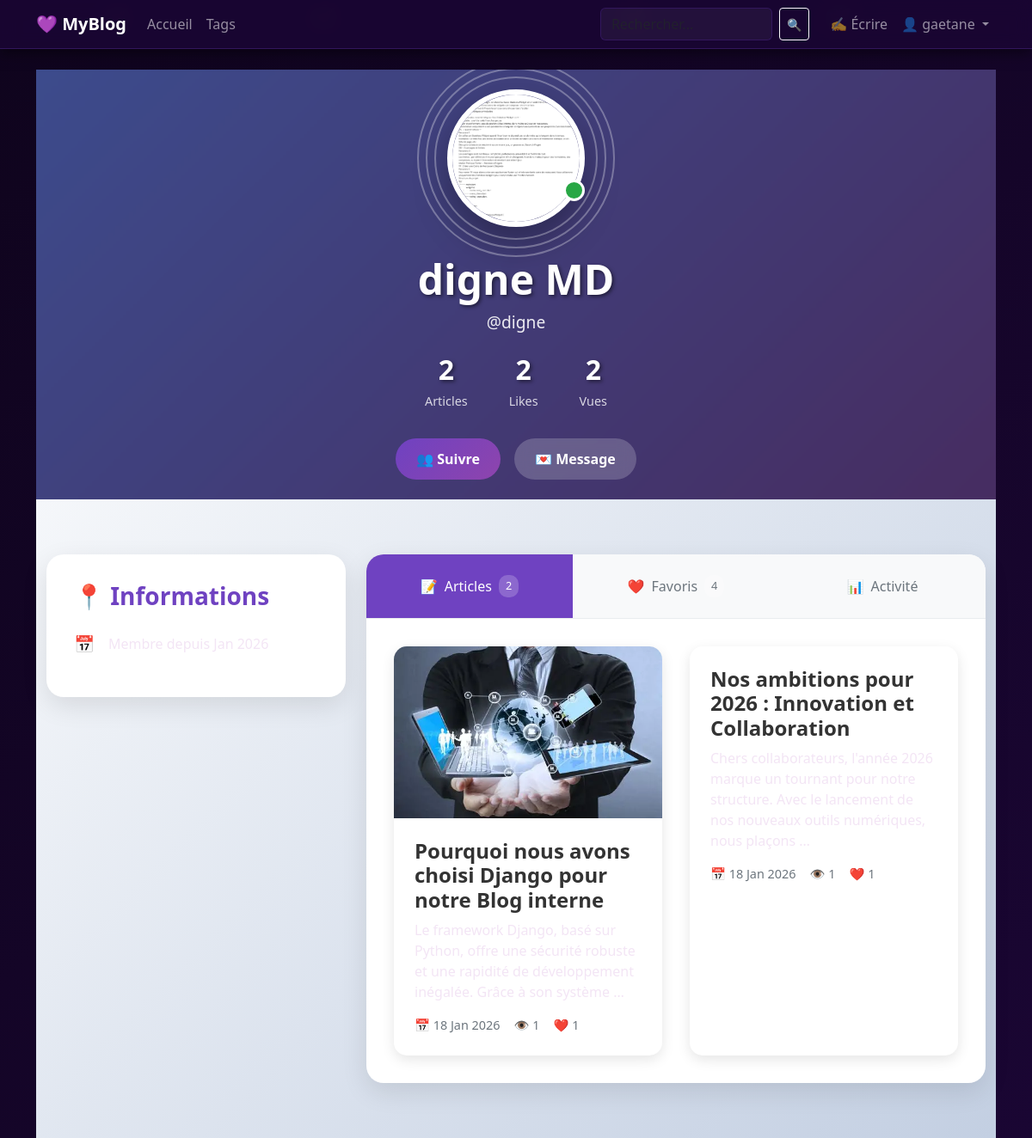
The page /profile/digne/ (signed in) on the database its author committed.
### blog/models.py (models this page shows, shortened)
class UserProfile(models.Model):
    user = models.OneToOneField(User, on_delete=models.CASCADE, related_name='profile')
    bio = models.TextField(max_length=500, blank=True)
    avatar = models.ImageField(upload_to='avatars/', blank=True, null=True)
    cover_image = models.ImageField(upload_to='covers/', blank=True, null=True)
    website = models.URLField(blank=True)
    location = models.CharField(max_length=100, blank=True)
    birth_date = models.DateField(null=True, blank=True)
    phone = models.CharField(max_length=20, blank=True)
    social_facebook = models.URLField(blank=True)
    social_twitter = models.URLField(blank=True)
    social_linkedin = models.URLField(blank=True)
    social_instagram = models.URLField(blank=True)
    is_verified = models.BooleanField(default=False)
    is_private = models.BooleanField(default=False)
    email_notifications = models.BooleanField(default=True)
    created_at = models.DateTimeField(auto_now_add=True)
    @property
    def full_name(self):
        return f"{self.user.first_name} {self.user.last_name}".strip() or self.user.username
    @property
    def article_count(self):
        return self.user.article_set.filter(status='published').count()
    @property
    def total_likes_received(self):
        return sum(article.total_likes for article in self.user.article_set.filter(status='published'))
    @property
    def total_views_received(self):
        return sum(article.views for article in self.user.article_set.filter(status='published'))

class Article(models.Model):
    title = models.CharField(max_length=200)
    content = models.TextField()
    image = models.ImageField(upload_to='blog_images/', blank=True, null=True)
    author = models.ForeignKey(User, on_delete=models.CASCADE)
    created_at = models.DateTimeField(auto_now_add=True)
    updated_at = models.DateTimeField(auto_now=True)
    likes = models.ManyToManyField(User, related_name='blog_posts', blank=True)
    tags = models.ManyToManyField(Tag, blank=True, related_name='articles')
    views = models.PositiveIntegerField(default=0)
    is_featured = models.BooleanField(default=False)
    status = models.CharField(max_length=10, choices=[
        ('draft', 'Brouillon'),
        ('published', 'Publié')
    ], default='published')
    @property
    def total_likes(self):
        return self.likes.count()
    class Meta:
        ordering = ['-created_at']

### blog/views.py (the view)
# urls.py: path('profile/<str:username>/', views.user_profile, name='user_profile'),
@login_required
def user_profile(request, username):
    user = get_object_or_404(User, username=username)
    profile, created = UserProfile.objects.get_or_create(user=user)
    user_articles = Article.objects.filter(author=user, status='published').order_by('-created_at')[:5]
    context = {
        'profile_user': user,
        'profile': profile,
        'user_articles': user_articles,
        'is_own_profile': request.user == user
    }
    return render(request, 'blog/user_profile.html', context)

### blog/templates/blog/user_profile.html (shortened to what this page needs)
{% extends 'base.html' %}
{% block content %}
<div class="profile-hero">
    <div class="hero-background">
        {% if profile.cover_image %}
            <img src="{{ profile.cover_image.url }}" class="hero-bg-image">
        {% else %}
            <div class="hero-gradient"></div>
        {% endif %}
        <div class="hero-overlay"></div>
    </div>
    <div class="avatar-section">
        <div class="avatar-container">
            {% if profile.avatar %}
                <img src="{{ profile.avatar.url }}" class="main-avatar">
            {% else %}
                <div class="main-avatar default-avatar">👤</div>
            {% endif %}
            <div class="avatar-ring ring-1"></div>
            <div class="avatar-ring ring-2"></div>
            <div class="avatar-ring ring-3"></div>
            <div class="status-badge online"></div>
        </div>
        <div class="profile-main-info">
            <h1 class="profile-name">{{ profile.full_name }}</h1>
            <p class="profile-username">@{{ profile_user.username }}</p>
            <div class="quick-stats">
                <div class="stat-item">
                    <span class="stat-number">{{ profile.article_count }}</span>
                    <span class="stat-label">Articles</span>
                </div>
                <div class="stat-item">
                    <span class="stat-number">{{ profile.total_likes_received }}</span>
                    <span class="stat-label">Likes</span>
                </div>
                <div class="stat-item">
                    <span class="stat-number">{{ profile.total_views_received }}</span>
                    <span class="stat-label">Vues</span>
                </div>
            </div>
            <div class="profile-actions">
                {% if is_own_profile %}
                    <a href="{% url 'edit_profile' %}" class="btn-primary">✏️ Modifier le profil</a>
                    <a href="{% url 'account_settings' %}" class="btn-secondary">⚙️ Paramètres</a>
                {% else %}
                    <button class="btn-primary">👥 Suivre</button>
                    <button class="btn-secondary">💌 Message</button>
                {% endif %}
            </div>
        </div>
    </div>
</div>
<div class="profile-content">
    <div class="container">
        <div class="row">
            <div class="col-lg-4">
                <div class="info-card">
                    <h3 class="card-title">📍 Informations</h3>
                    <div class="info-list">
                        <div class="info-item">
                            <span class="info-icon">📅</span>
                            <span class="info-text">Membre depuis {{ profile.created_at|date:"M Y" }}</span>
                        </div>
                    </div>
                </div>
            </div>
            <div class="col-lg-8">
                <div class="modern-tabs">
                    <div class="tab-nav">
                        <button class="tab-btn active" data-tab="articles">
                            <span class="tab-icon">📝</span>
                            <span class="tab-text">Articles</span>
                            <span class="tab-count">{{ user_articles.count }}</span>
                        </button>
                        <button class="tab-btn" data-tab="liked">
                            <span class="tab-icon">❤️</span>
                            <span class="tab-text">Favoris</span>
                            <span class="tab-count">{{ profile_user.blog_posts.count }}</span>
                        </button>
                        <button class="tab-btn" data-tab="activity">
                            <span class="tab-icon">📊</span>
                            <span class="tab-text">Activité</span>
                        </button>
                    </div>
                    <div class="tab-content">
                        <div class="tab-pane active" id="articles">
                            {% if user_articles %}
                                <div class="articles-grid">
                                    {% for article in user_articles %}
                                        <div class="article-card">
                                            {% if article.image %}
                                                <div class="article-image">
                                                    <img src="{{ article.image.url }}" alt="{{ article.title }}">
                                                </div>
                                            {% endif %}
                                            <div class="article-content">
                                                <h4 class="article-title">
                                                    <a href="{% url 'article_detail' article.pk %}">{{ article.title }}</a>
                                                </h4>
                                                <p class="article-excerpt">{{ article.content|truncatewords:20 }}</p>
                                                <div class="article-meta">
                                                    <span class="meta-item">📅 {{ article.created_at|date:"d M Y" }}</span>
                                                    <span class="meta-item">👁️ {{ article.views }}</span>
                                                    <span class="meta-item">❤️ {{ article.total_likes }}</span>
                                                </div>
                                            </div>
                                        </div>
                                    {% endfor %}
                                </div>
                            {% endif %}
                        </div>
                    </div>
                </div>
            </div>
        </div>
    </div>
</div>
{% endblock %}

### blog/templates/base.html (shortened to what this page needs)
<!DOCTYPE html>
<html lang="fr">
<head>
    <link href="https://cdn.jsdelivr.net/npm/bootstrap@5.3.0/dist/css/bootstrap.min.css" rel="stylesheet">
</head>
<body>
    <div class="butterfly-container">
        <div class="butterfly" style="left: 10%; animation-delay: 0s;">🦋</div>
        <div class="butterfly" style="left: 30%; animation-delay: 4s;">🦋</div>
        <div class="butterfly" style="left: 60%; animation-delay: 8s;">🦋</div>
        <div class="butterfly" style="left: 80%; animation-delay: 2s;">🦋</div>
    </div>
    <nav class="navbar navbar-expand-lg navbar-dark mb-4">
        <div class="container">
            <a class="navbar-brand fw-bold" href="{% url 'article_list' %}">💜 MyBlog</a>
            <div class="collapse navbar-collapse" id="navbarNav">
                <ul class="navbar-nav me-auto">
                    <li class="nav-item"><a class="nav-link" href="{% url 'article_list' %}">Accueil</a></li>
                    <li class="nav-item"><a class="nav-link" href="{% url 'tag_list' %}">Tags</a></li>
                </ul>
                <form class="d-flex me-3" method="get" action="{% url 'search_articles' %}">
                    <input class="form-control me-2" type="search" name="q" placeholder="Rechercher..." aria-label="Search" style="width: 200px;">
                    <button class="btn btn-outline-light btn-sm" type="submit">🔍</button>
                </form>
                <ul class="navbar-nav">
                    {% if user.is_authenticated %}
                        <li class="nav-item"><a class="nav-link" href="{% url 'article_create' %}">✍️ Écrire</a></li>
                        <li class="nav-item dropdown">
                            <a class="nav-link dropdown-toggle" href="#" id="navbarDropdown" role="button" data-bs-toggle="dropdown">
                                {% if user.profile and user.profile.avatar %}
                                    <img src="{{ user.profile.avatar.url }}" class="rounded-circle me-1" width="24" height="24" style="object-fit: cover;">
                                {% else %}
                                    👤
                                {% endif %}
                                {{ user.username }}
                            </a>
                        </li>
                    {% else %}
                        <li class="nav-item"><a class="nav-link" href="{% url 'login' %}">Connexion</a></li>
                        <li class="nav-item"><a class="nav-link" href="{% url 'signup' %}">Inscription</a></li>
                    {% endif %}
                </ul>
            </div>
        </div>
    </nav>
    <div class="container">
        {% block content %}{% endblock %}
    </div>
</body>
</html>

### blog/templates/base.html (style rules this page uses)
:root { --primary-violet: #6f42c1; --secondary-violet: #8e44ad; --dark-violet: #1a0633; --deep-purple: #0f041d; --glass-purple: rgba(45, 0, 89, 0.7); --soft-violet: #a29bfe; --text-light: #f3e5f5; }
body { background: linear-gradient(135deg, var(--deep-purple) 0%, var(--dark-violet) 100%); color: var(--text-light); min-height: 100vh; overflow-x: hidden; font-family: 'Segoe UI', Tahoma, Geneva, Verdana, sans-serif; }
.butterfly-container { position: fixed; top: 0; left: 0; width: 100%; height: 100%; pointer-events: none; z-index: -1; }
.butterfly { position: absolute; font-size: 24px; animation: float 15s infinite linear; opacity: 0.3; }
.navbar { background: rgba(26, 6, 51, 0.9) !important; backdrop-filter: blur(10px); border-bottom: 1px solid rgba(111, 66, 193, 0.3); box-shadow: 0 4px 15px rgba(0, 0, 0, 0.5); }
.form-control, .form-select { background-color: rgba(255, 255, 255, 0.05); border: 1px solid rgba(111, 66, 193, 0.3); color: white; }

### rows shown on the page
UserProfile: avatar (picture), full_name "digne MD", article_count "2", total_likes_received "2", total_views_received "2", created_at "Jan 2026"
Article: image (picture), title "Pourquoi nous avons choisi Django pour notre Blog interne", content "Le framework Django, basé sur Python, offre une sécurité robuste et une rapidité de développement inégalée. Grâce à son système …", created_at "18 Jan 2026", views "1", total_likes "1"
Article: title "Nos ambitions pour 2026 : Innovation et Collaboration", content "Chers collaborateurs, l'année 2026 marque un tournant pour notre structure. Avec le lancement de nos nouveaux outils numériques, nous plaçons …", created_at "18 Jan 2026", views "1", total_likes "1"

### other values the page prints
{{ user.username }} "gaetane"
{{ profile_user.username }} "digne"
{{ user_articles.count }} "2"
{{ profile_user.blog_posts.count }} "4"
